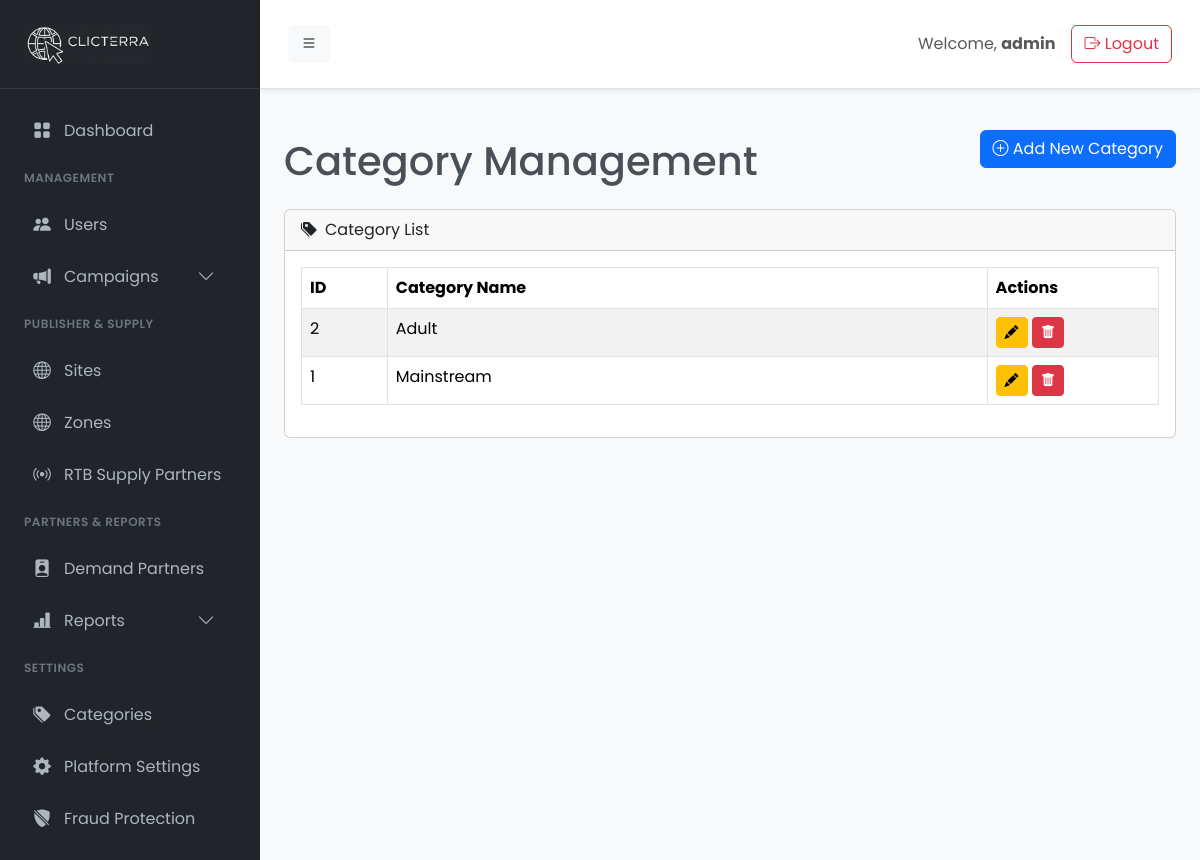
The app's page /admin/category.php (signed in) with its own data.
### tables this page shows
CREATE TABLE `categories` (
  `id` int(11) NOT NULL,
  `name` varchar(100) NOT NULL,
  `status` tinyint(1) NOT NULL DEFAULT 1,
  `created_at` timestamp NOT NULL DEFAULT current_timestamp()
);

### includes/settings.php (called while the page is built, shortened)
<?php
function get_setting($key, $conn = null) {
    static $settings = null;
    if ($settings === null && $conn) {
        $settings = [];
        $result = $conn->query("SELECT setting_key, setting_value FROM settings");
        if ($result) {
            while ($row = $result->fetch_assoc()) {
                $settings[$row['setting_key']] = $row['setting_value'];
            }
        }
    }
    return $settings[$key] ?? null;
}

### admin/category.php (the view, shortened to what this page needs)
<?php
require_once __DIR__ . '/init.php';
$sql = "SELECT id, name FROM categories ORDER BY name ASC";
$result = $conn->query($sql);
require_once __DIR__ . '/templates/header.php';
?>
<div class="d-flex justify-content-between align-items-center mb-4">
    <h1 class="mt-4 mb-0">Category Management</h1>
    <div>
        <button class="btn btn-primary" data-bs-toggle="modal" data-bs-target="#addCategoryModal"><i class="bi bi-plus-circle"></i> Add New Category</button>
    </div>
</div>
<div class="card">
    <div class="card-header">
        <i class="bi bi-tags-fill me-2"></i>Category List
    </div>
    <div class="card-body">
        <div class="table-responsive">
            <table class="table table-striped table-bordered">
                <thead>
                    <tr>
                        <th style="width: 10%;">ID</th>
                        <th>Category Name</th>
                        <th style="width: 20%;">Actions</th>
                    </tr>
                </thead>
                <tbody>
                    <?php if ($result && $result->num_rows > 0): ?>
                        <?php while($row = $result->fetch_assoc()): ?>
                            <tr>
                                <td><?php echo $row['id']; ?></td>
                                <td><?php echo htmlspecialchars($row['name']); ?></td>
                                <td>
                                    <button class="btn btn-sm btn-warning edit-btn"
                                            data-bs-toggle="modal"
                                            data-bs-target="#editCategoryModal"
                                            data-id="<?php echo $row['id']; ?>"
                                            data-name="<?php echo htmlspecialchars($row['name']); ?>"
                                            title="Edit Category">
                                        <i class="bi bi-pencil-fill"></i>
                                    </button>
                                    <button class="btn btn-sm btn-danger delete-btn"
                                            data-bs-toggle="modal"
                                            data-bs-target="#deleteCategoryModal"
                                            data-id="<?php echo $row['id']; ?>"
                                            data-name="<?php echo htmlspecialchars($row['name']); ?>"
                                            title="Delete Category">
                                        <i class="bi bi-trash-fill"></i>
                                    </button>
                                </td>
                            </tr>
                        <?php endwhile; ?>
                    <?php else: ?>
                        <tr>
                            <td colspan="3" class="text-center">No categories found.</td>
                        </tr>
                    <?php endif; ?>
                </tbody>
            </table>
        </div>
    </div>
</div>
<?php
require_once __DIR__ . '/templates/footer.php';
?>

### admin/assets/css/style.css (style rules this page uses)
body { font-family: 'Poppins', sans-serif; background-color: #f8f9fa; color: #495057; }

### records on screen
categories: id "2", name "Adult"
categories: id "1", name "Mainstream"

### other values on screen
$_SESSION['username'] "admin"
